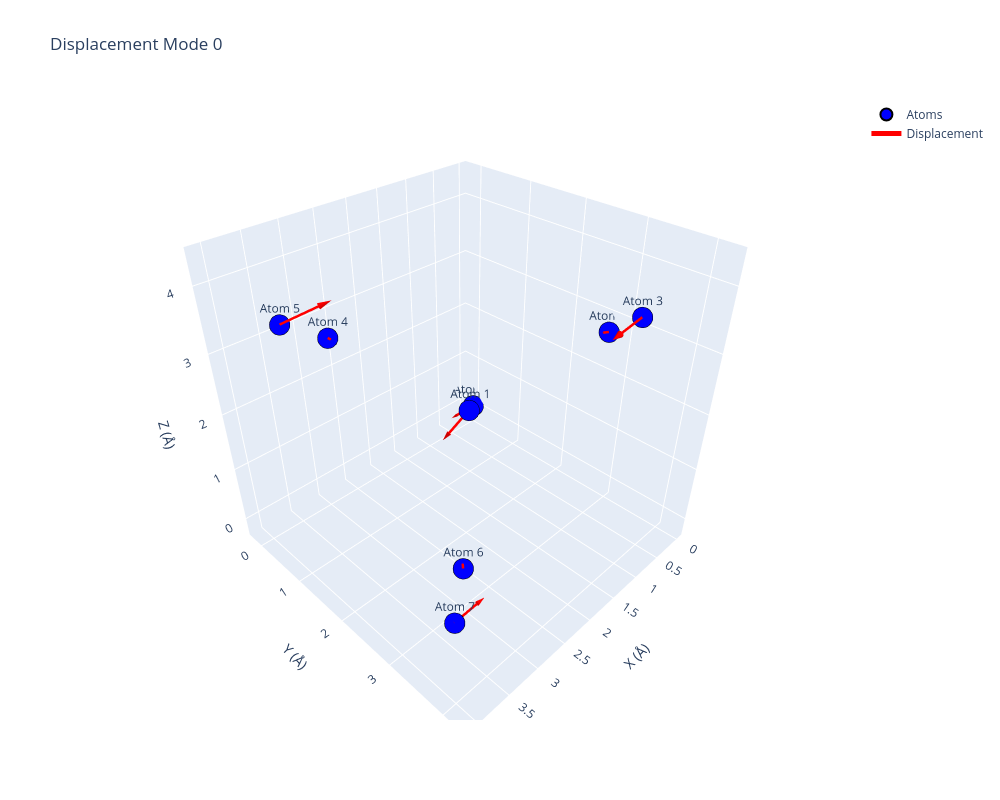

The cell this chart's notebook holds for it:
### Code cell
plot_mode_interactive(structure=structure_bulk, displacement_data=b2.copy(), mode_index=0);

### Figure 1 — Plotly figure (JSON) as saved in the notebook; plotly's stock layout.template omitted (floating-point values rounded to 4 significant figures)
{"data": [{"marker": {"color": "blue", "line": {"color": "black", "width": 2}, "size": 12}, "mode": "markers+text", "name": "Atoms", "text": ["Atom 0", "Atom 1", "Atom 2", "Atom 3", "Atom 4", "Atom 5", "Atom 6", "Atom 7"], "textposition": "top center", "type": "scatter3d", "x": [0.0, 1.357, 0.0, 1.357, 2.715, 4.072, 2.715, 4.072], "y": [0.0, 1.357, 2.715, 4.072, 0.0, 1.357, 2.715, 4.072], "z": [0.0, 1.357, 2.715, 4.072, 2.715, 4.072, 0.0, 1.357]}, {"line": {"color": "red", "width": 5}, "mode": "lines", "name": "Displacement", "showlegend": true, "type": "scatter3d", "x": [0, 0.3092], "y": [0, -0.1164], "z": [0, -0.1258]}, {"colorscale": [[0, "red"], [1, "red"]], "showlegend": false, "showscale": false, "sizeref": 0.3, "type": "cone", "u": [0.3092], "v": [-0.1164], "w": [-0.1258], "x": [0.3092], "y": [-0.1164], "z": [-0.1258]}, {"line": {"color": "red", "width": 5}, "mode": "lines", "showlegend": false, "type": "scatter3d", "x": [1.357, 1.681], "y": [1.357, 1.245], "z": [1.357, 1.002]}, {"colorscale": [[0, "red"], [1, "red"]], "showlegend": false, "showscale": false, "sizeref": 0.3, "type": "cone", "u": [0.3232], "v": [-0.1124], "w": [-0.3554], "x": [1.681], "y": [1.245], "z": [1.002]}, {"line": {"color": "red", "width": 5}, "mode": "lines", "showlegend": false, "type": "scatter3d", "x": [0, 0.06596], "y": [2.715, 2.668], "z": [2.715, 2.713]}, {"colorscale": [[0, "red"], [1, "red"]], "showlegend": false, "showscale": false, "sizeref": 0.3, "type": "cone", "u": [0.06596], "v": [-0.04716], "w": [-0.002137], "x": [0.06596], "y": [2.668], "z": [2.713]}, {"line": {"color": "red", "width": 5}, "mode": "lines", "showlegend": false, "type": "scatter3d", "x": [1.357, 1.85], "y": [4.072, 4.131], "z": [4.072, 4.075]}, {"colorscale": [[0, "red"], [1, "red"]], "showlegend": false, "showscale": false, "sizeref": 0.3, "type": "cone", "u": [0.4922], "v": [0.05825], "w": [0.002732], "x": [1.85], "y": [4.131], "z": [4.075]}, {"line": {"color": "red", "width": 5}, "mode": "lines", "showlegend": false, "type": "scatter3d", "x": [2.715, 2.708], "y": [0, 0.06527], "z": [2.715, 2.715]}, {"colorscale": [[0, "red"], [1, "red"]], "showlegend": false, "showscale": false, "sizeref": 0.3, "type": "cone", "u": [-0.007184], "v": [0.06527], "w": [1.571e-05], "x": [2.708], "y": [0.06527], "z": [2.715]}, {"line": {"color": "red", "width": 5}, "mode": "lines", "showlegend": false, "type": "scatter3d", "x": [4.072, 3.699], "y": [1.357, 1.617], "z": [4.072, 4.268]}, {"colorscale": [[0, "red"], [1, "red"]], "showlegend": false, "showscale": false, "sizeref": 0.3, "type": "cone", "u": [-0.3735], "v": [0.2594], "w": [0.1953], "x": [3.699], "y": [1.617], "z": [4.268]}, {"line": {"color": "red", "width": 5}, "mode": "lines", "showlegend": false, "type": "scatter3d", "x": [2.715, 2.698], "y": [2.715, 2.688], "z": [0, 0.06388]}, {"colorscale": [[0, "red"], [1, "red"]], "showlegend": false, "showscale": false, "sizeref": 0.3, "type": "cone", "u": [-0.01703], "v": [-0.02669], "w": [0.06388], "x": [2.698], "y": [2.688], "z": [0.06388]}, {"line": {"color": "red", "width": 5}, "mode": "lines", "showlegend": false, "type": "scatter3d", "x": [4.072, 3.719], "y": [4.072, 4.071], "z": [1.357, 1.375]}, {"colorscale": [[0, "red"], [1, "red"]], "showlegend": false, "showscale": false, "sizeref": 0.3, "type": "cone", "u": [-0.3531], "v": [-0.001812], "w": [0.01714], "x": [3.719], "y": [4.071], "z": [1.375]}], "layout": {"height": 800, "scene": {"aspectmode": "cube", "aspectratio": {"x": 1, "y": 1, "z": 1}, "xaxis": {"title": {"text": "X (Å)"}, "type": "linear"}, "yaxis": {"title": {"text": "Y (Å)"}, "type": "linear"}, "zaxis": {"title": {"text": "Z (Å)"}, "type": "linear"}}, "title": {"text": "Displacement Mode 0"}, "width": 1000}}
